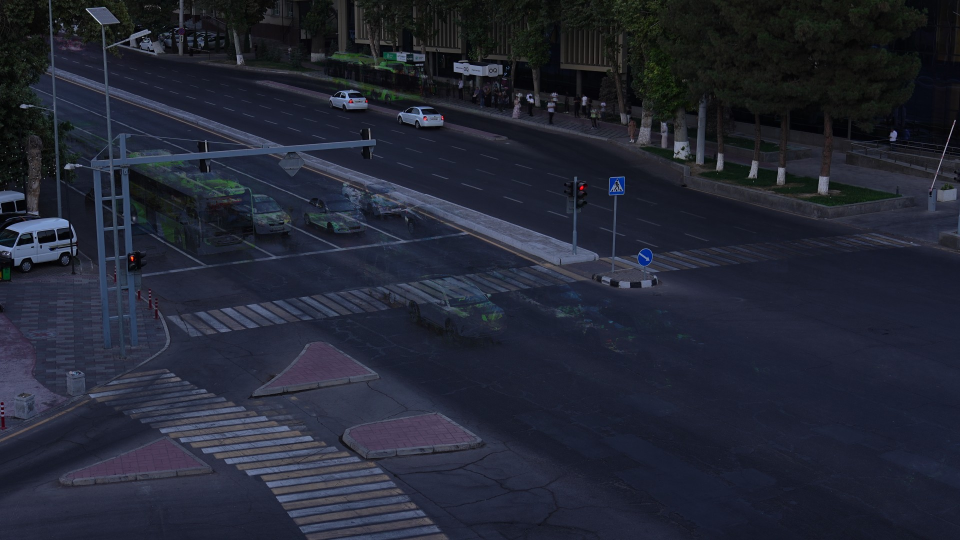
#> input picture src/scene_ref.jpg, 1920 x 1080 px (shown at 1/2 size)
$ python -i scene_lib.py   (imports and definitions only)
#> lines starting #> are read from the running program, lines starting #| are printed output that depends on the picture; after the words box and inside, x2 and y2 are one past the last pixel; in counts of white or black regions, pixels touching at a corner belong together
#> further down, picture is the input picture: shape (1080, 1920, 3); mean B, G, R 51.5, 38, 34.5
"""Shared helpers: background loading, paint detection, registration, warping."""
import sys
from pathlib import Path

import cv2
import numpy as np

ROOT = Path(__file__).resolve().parents[1]
sys.path.insert(0, str(ROOT))
from src.scene import register  # noqa: E402

VIDEOS = ["C3896", "C3897", "C3902", "C3905"]
REF_IMAGE = ROOT / "src" / "scene_ref.jpg"


def bg_path(video):
    return ROOT / "eda" / "frames" / f"{video}_background.jpg"


def load_bg(video):
    return cv2.imread(str(bg_path(video)))


def load_ref():
    return cv2.imread(str(REF_IMAGE))


def to_ref_H(video):
    """Homography video-background -> reference (1920x1080)."""
    ref = load_ref()
    bg = load_bg(video)
    H, n = register(ref, bg)
    if H is None:
        raise RuntimeError(f"registration failed for {video}: {n} inliers")
    return np.linalg.inv(H), n


def paint_mask(bgr, tophat_thr=22, sat_max=130):
    """Binary mask (255) of white/yellow road paint, robust to the dark evening frames."""
#> called with tophat_thr = 22, sat_max = 130
    gray = cv2.cvtColor(bgr, cv2.COLOR_BGR2GRAY)
    hsv = cv2.cvtColor(bgr, cv2.COLOR_BGR2HSV)
#> hsv: shape (1080, 1920, 3); mean H, S, V 106.9, 89.6, 52.1
    k = cv2.getStructuringElement(cv2.MORPH_ELLIPSE, (31, 31))
    tophat = cv2.morphologyEx(gray, cv2.MORPH_TOPHAT, k)
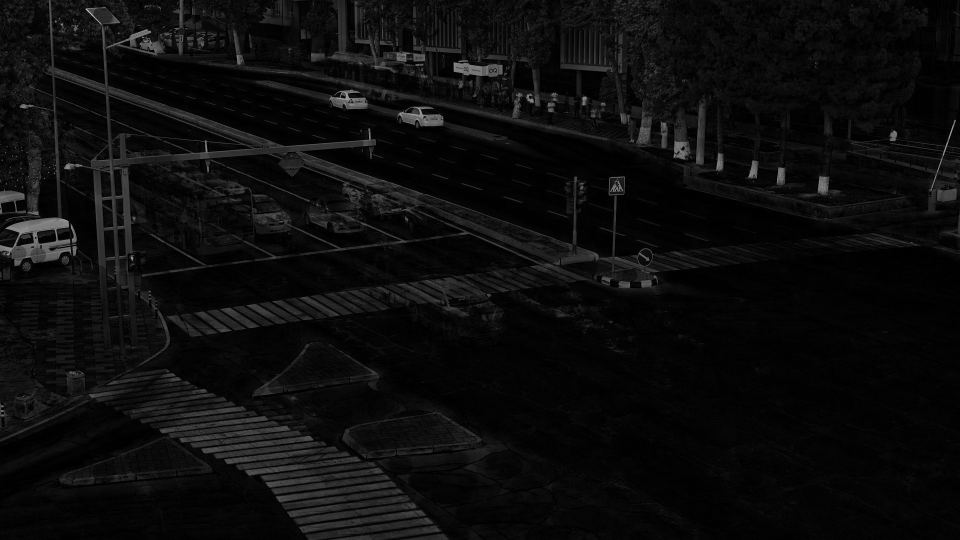
#> tophat: shape (1080, 1920) (shown at 1/2 size); min 0, max 227, mean 12.4
    m = ((tophat > tophat_thr) & (hsv[..., 1] < sat_max)).astype(np.uint8) * 255
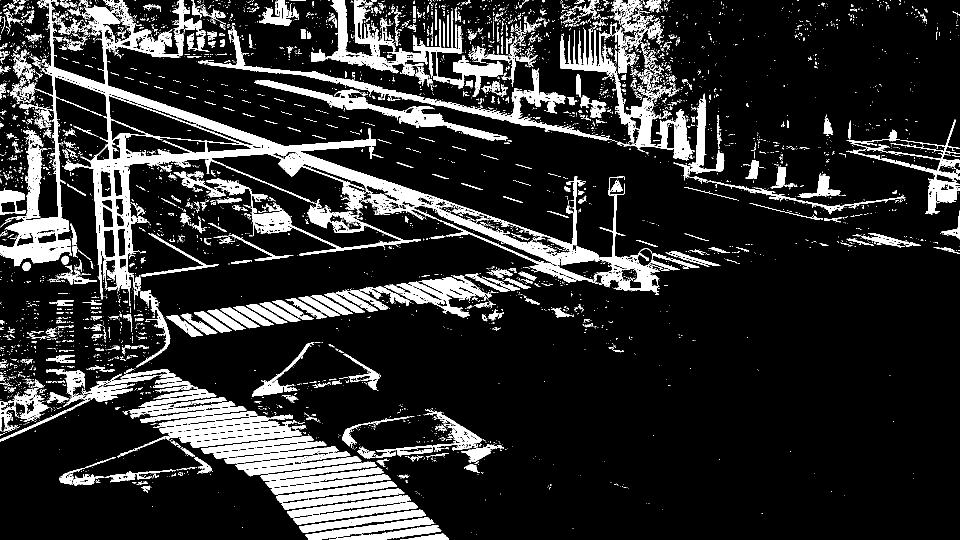
#> m: shape (1080, 1920) (shown at 1/2 size); 15.4% white; 5529 white regions (4867 under 20 px), largest, box (x1, y1, x2, y2) and area: (0, 0, 1360, 612) 81571, (622, 0, 1006, 194) 12508, (396, 52, 1259, 294) 11262
    m = cv2.morphologyEx(m, cv2.MORPH_CLOSE, np.ones((3, 3), np.uint8))
#> m: shape (1080, 1920); 17.5% white; 2310 white regions (1915 under 20 px), largest, box (x1, y1, x2, y2) and area: (0, 0, 1399, 626) 116967, (0, 737, 782, 989) 48854, (396, 0, 1390, 321) 36983
    return m


def warp_to_ref(mask, video):
    H, _ = to_ref_H(video)
    ref = load_ref()
    h, w = ref.shape[:2]
    return cv2.warpPerspective(mask, H, (w, h), flags=cv2.INTER_NEAREST)


def thin_paint_mask(bgr, thick_kernel=31, tophat_thr=22, sat_max=130, min_area=25):
    """Paint mask that keeps only thin (stripe-like) structures: large bright blobs are dropped.

    Removes vehicles and over-exposed pavement, keeps lane paint and zebra stripes.
    """
    m = paint_mask(bgr, tophat_thr, sat_max)
    k = cv2.getStructuringElement(cv2.MORPH_ELLIPSE, (thick_kernel,) * 2)
    thick = cv2.erode(m, k)
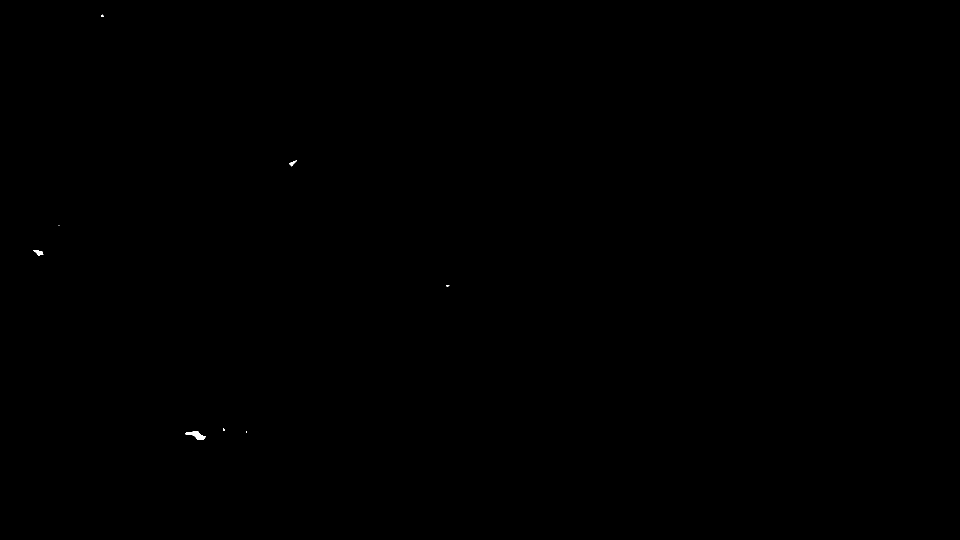
#> thick: shape (1080, 1920) (shown at 1/2 size); 0.03% white; 8 white regions (4 under 20 px), largest, box (x1, y1, x2, y2) and area: (370, 862, 411, 880) 342, (66, 500, 87, 511) 126, (578, 321, 594, 333) 72, (202, 29, 208, 34) 20
    n, lab, stats, _ = cv2.connectedComponentsWithStats(m, 8)
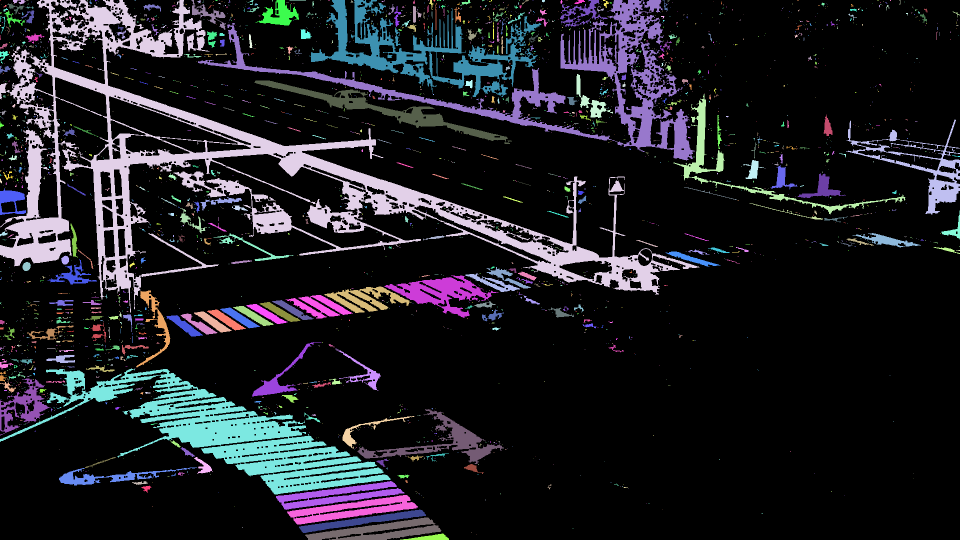
#> lab: shape (1080, 1920) int32 (shown at 1/2 size); 2311 distinct labels, from 0 to 2310; one colour per label, 0 black
#> n = 2311; stats = 2311 rows, first 6: [0, 0, 1920, 1080, 1709913], [0, 0, 2, 1, 2], [26, 0, 26, 9, 125], [53, 0, 4, 1, 4], [0, 0, 1399, 626, 116967], [175, 0, 1, 2, 2]
    bad = np.zeros(n, bool)
    ys, xs = np.where(thick > 0)
#> ys = 597 values from 29 to 879; xs = 597 values, max 898 at index 225, min 66 at index 98, mean 359.1
    if len(ys):
        bad[np.unique(lab[ys, xs])] = True
    bad[0] = False
    out = m.copy()
    out[bad[lab]] = 0
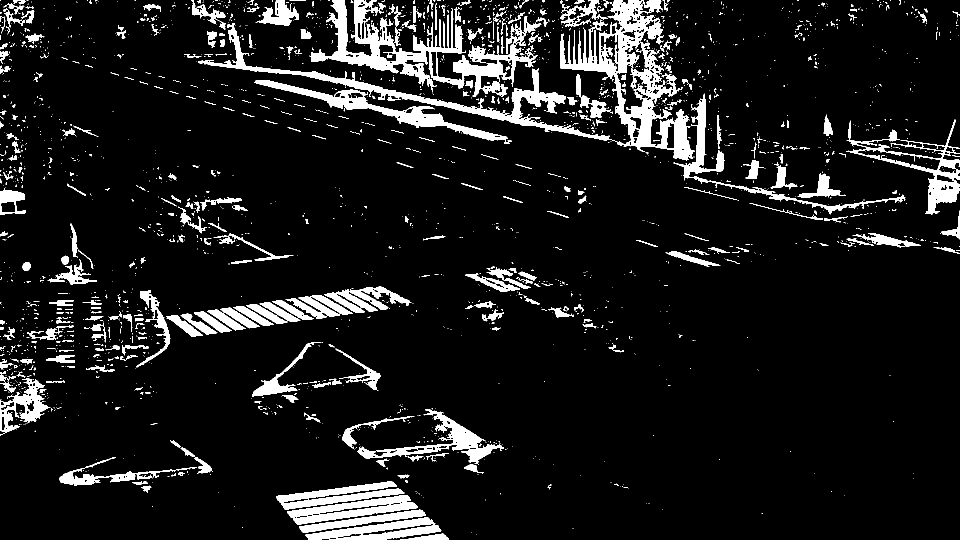
#> out: shape (1080, 1920) (shown at 1/2 size); 9.2% white; 2307 white regions (1915 under 20 px), largest, box (x1, y1, x2, y2) and area: (396, 0, 1390, 321) 36983, (618, 0, 1083, 194) 22586, (509, 161, 1024, 288) 8446
    n2, lab2, stats2, _ = cv2.connectedComponentsWithStats(out, 8)
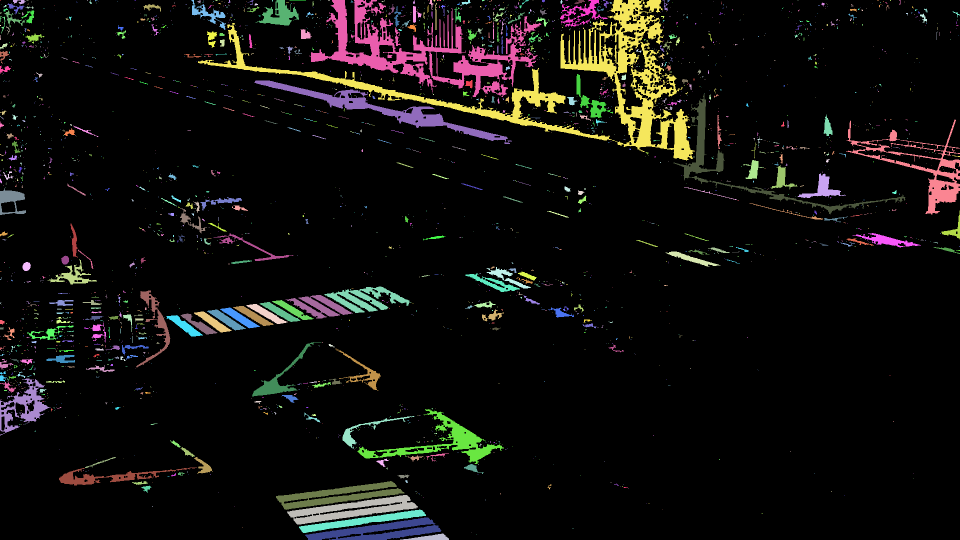
#> lab2: shape (1080, 1920) int32 (shown at 1/2 size); 2308 distinct labels, from 0 to 2307; one colour per label, 0 black
#> n2 = 2308; stats2 = 2308 rows, first 6: [0, 0, 1920, 1080, 1882660], [0, 0, 2, 1, 2], [26, 0, 26, 9, 125], [53, 0, 4, 1, 4], [175, 0, 1, 2, 2], [178, 0, 6, 8, 19]
    for i in range(1, n2):
        if stats2[i, cv2.CC_STAT_AREA] < min_area:
            out[lab2 == i] = 0
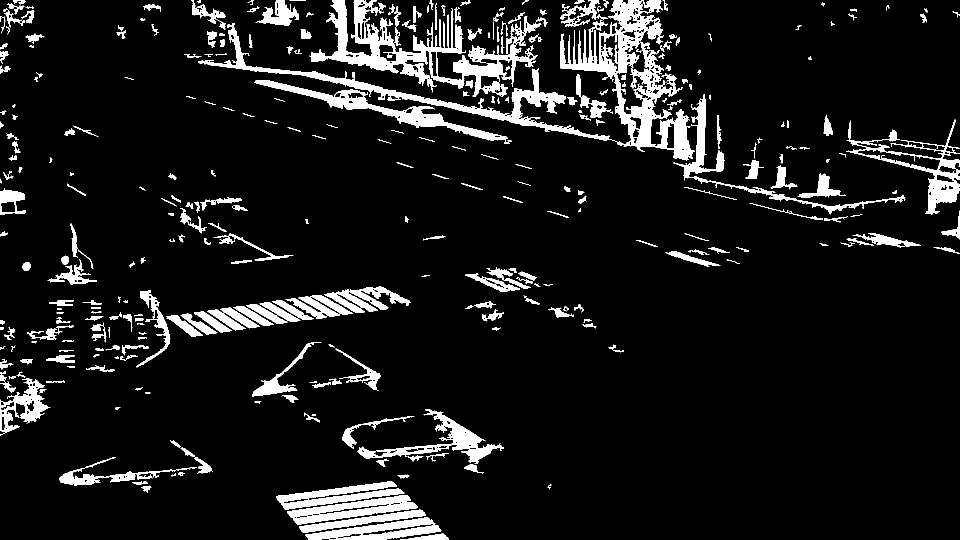
#> out: shape (1080, 1920) (shown at 1/2 size); 8.8% white; 336 white regions, largest, box (x1, y1, x2, y2) and area: (396, 0, 1390, 321) 36983, (618, 0, 1083, 194) 22586, (509, 161, 1024, 288) 8446
    return out


def poly_mask(shape, poly, dilate=0):
    m = np.zeros(shape[:2], np.uint8)
    if poly is not None and len(poly) >= 3:
        cv2.fillPoly(m, [np.int32(poly)], 255)
    if dilate:
        k = cv2.getStructuringElement(cv2.MORPH_ELLIPSE, (2 * dilate + 1,) * 2)
        m = cv2.dilate(m, k)
    return m


def band_mask(shape, pts, width):
    m = np.zeros(shape[:2], np.uint8)
    cv2.polylines(m, [np.int32(pts)], False, 255, max(1, int(width * 2)))
    return m

>>> import cv2
>>> picture = cv2.imread('../src/scene_ref.jpg')
>>> result = thin_paint_mask(picture)
